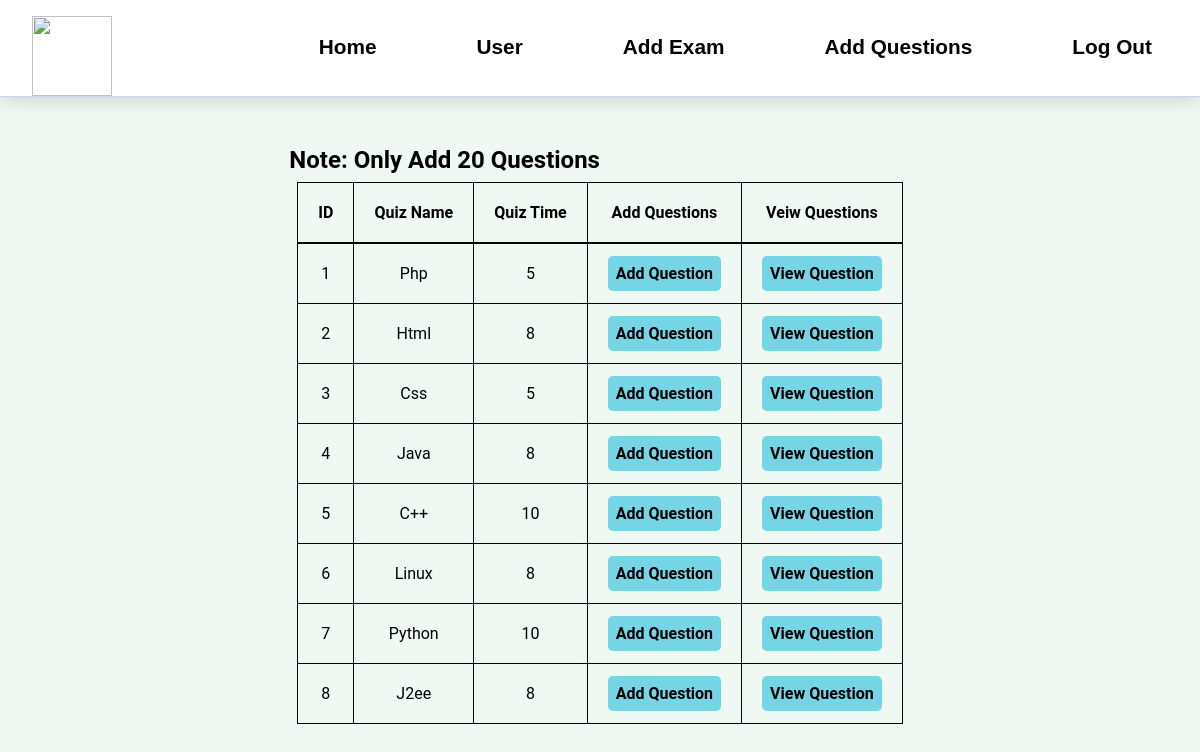
The app's page /admin/add_question.php (signed in) with its own data.
### tables this page shows
CREATE TABLE `exam_category` (
  `id` int(5) NOT NULL,
  `category` varchar(100) NOT NULL,
  `exam_time` varchar(50) NOT NULL,
  `imgpath` varchar(500) NOT NULL
);

### admin/add_question.php (the view, shortened to what this page needs)
<?php
include "header.php";
    ?>
<!DOCTYPE html>
<html lang="en">
<head>
    <link rel="stylesheet" href="../css/add_exam.css">
</head>
<body>
    <div class="main-div">
        <div class="tb">
            <div>
                <h2>Note: only add 20 questions</h2>
            </div>
            <table>
                <tr>
                    <th>ID</th>
                    <th>Quiz name</th>
                    <th>Quiz time</th>
                    <th>Add Questions</th>
                    <th>Veiw Questions</th>
                </tr>
                <?php
                $count = 0;
                $data = mysqli_query($con, "select * from exam_category");
                while ($row = mysqli_fetch_array($data)) {
                    $count++;
                    ?>
                    <tr>
                        <td><?php echo $count; ?></td>
                        <td><?php echo $row["category"] ?></td>
                        <td><?php echo $row["exam_time"] ?></td>
                        <td class="qu-btn"><a href="add_edit_questions.php?id=<?php echo $row["id"]; ?>">Add Question</a>
                        </td>
                        <td class="qu-btn"><a href="view_questions.php?id=<?php echo $row["id"]; ?>">view Question</a></td>
                    </tr>
                    <?php
                }
                ?>
            </table>
        </div>
    </div>
</body>
</html>

### css/header.css (style rules this page uses)
* { margin: 0; padding: 0; color: black; font-family: 'Poppins', sans-serif; list-style: none; text-decoration: none; }
body { background-color: #eff8f2; }

### css/add_exam.css (style rules this page uses)
* { margin: 0; padding: 0; font-family: "Roboto", sans-serif; text-transform: capitalize; }
.main-div { display: flex; justify-content: space-around; align-items: center; }
table { margin: 0.5rem; border-collapse: collapse; }
table, th, td { border: 1px solid; padding: 10px; text-align: center; color: black; }
.tb { padding: 1px; animation: t 0.8s ease-in; }
.tb h2 { margin-top: 3rem; }
.tb th { border-bottom: 2px solid black; border-collapse: collapse; }
.qu-btn a { color:black; font-size: 1rem; font-weight: 600; border-radius: 5px; padding: 0.5rem; background-color: #75d5e5; }
table, th, td { padding: 20px; text-align: center; color: black; }

### records on screen
exam_category: category "Php", exam_time "5"
exam_category: category "Html", exam_time "8"
exam_category: category "Css", exam_time "5"
exam_category: category "Java", exam_time "8"
exam_category: category "C++", exam_time "10"
exam_category: category "Linux", exam_time "8"
exam_category: category "Python", exam_time "10"
exam_category: category "J2ee", exam_time "8"
